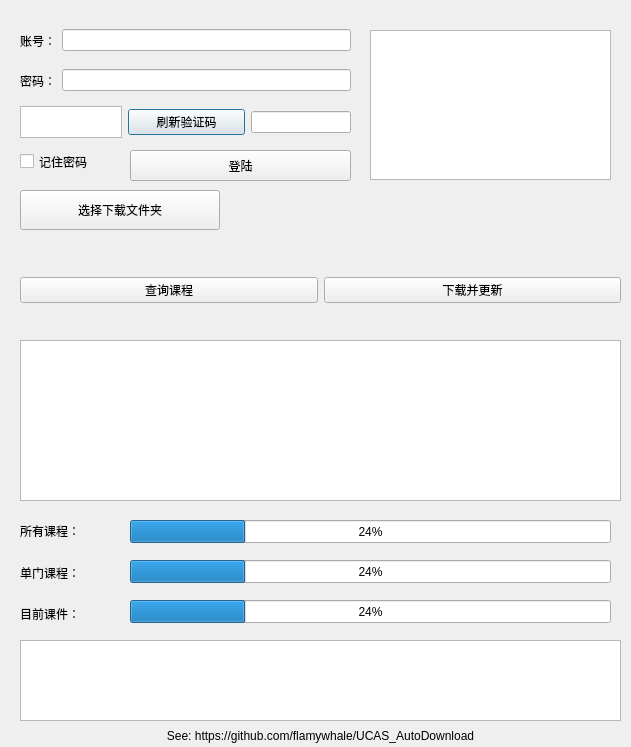
<?xml version="1.0" encoding="UTF-8"?>
<ui version="4.0">
 <class>Dialog</class>
 <widget class="QDialog" name="Dialog">
  <property name="geometry">
   <rect>
    <x>0</x>
    <y>0</y>
    <width>631</width>
    <height>747</height>
   </rect>
  </property>
  <property name="windowTitle">
   <string>Dialog</string>
  </property>
  <widget class="QWidget" name="horizontalLayoutWidget">
   <property name="geometry">
    <rect>
     <x>20</x>
     <y>20</y>
     <width>331</width>
     <height>41</height>
    </rect>
   </property>
   <layout class="QHBoxLayout" name="horizontalLayout">
    <item>
     <widget class="QLabel" name="label">
      <property name="text">
       <string>账号：</string>
      </property>
     </widget>
    </item>
    <item>
     <widget class="QLineEdit" name="userName"/>
    </item>
   </layout>
  </widget>
  <widget class="QWidget" name="horizontalLayoutWidget_2">
   <property name="geometry">
    <rect>
     <x>20</x>
     <y>60</y>
     <width>331</width>
     <height>41</height>
    </rect>
   </property>
   <layout class="QHBoxLayout" name="horizontalLayout_2">
    <item>
     <widget class="QLabel" name="label_2">
      <property name="text">
       <string>密码：</string>
      </property>
     </widget>
    </item>
    <item>
     <widget class="QLineEdit" name="passwd"/>
    </item>
   </layout>
  </widget>
  <widget class="QTextEdit" name="logInfo">
   <property name="geometry">
    <rect>
     <x>370</x>
     <y>30</y>
     <width>241</width>
     <height>150</height>
    </rect>
   </property>
   <property name="font">
    <font>
     <pointsize>10</pointsize>
    </font>
   </property>
   <property name="cursor" stdset="0">
    <cursorShape>ForbiddenCursor</cursorShape>
   </property>
  </widget>
  <widget class="QWidget" name="horizontalLayoutWidget_3">
   <property name="geometry">
    <rect>
     <x>20</x>
     <y>100</y>
     <width>331</width>
     <height>44</height>
    </rect>
   </property>
   <layout class="QHBoxLayout" name="horizontalLayout_3">
    <item>
     <widget class="QGraphicsView" name="certImage">
      <property name="maximumSize">
       <size>
        <width>102</width>
        <height>32</height>
       </size>
      </property>
     </widget>
    </item>
    <item>
     <widget class="QPushButton" name="refreshCertCode">
      <property name="text">
       <string>刷新验证码</string>
      </property>
     </widget>
    </item>
    <item>
     <widget class="QLineEdit" name="certCode">
      <property name="maximumSize">
       <size>
        <width>100</width>
        <height>22</height>
       </size>
      </property>
      <property name="text">
       <string/>
      </property>
     </widget>
    </item>
   </layout>
  </widget>
  <widget class="QListWidget" name="coursesList">
   <property name="geometry">
    <rect>
     <x>20</x>
     <y>340</y>
     <width>601</width>
     <height>161</height>
    </rect>
   </property>
  </widget>
  <widget class="QLabel" name="hintInfo">
   <property name="geometry">
    <rect>
     <x>190</x>
     <y>315</y>
     <width>271</width>
     <height>21</height>
    </rect>
   </property>
   <property name="text">
    <string/>
   </property>
   <property name="alignment">
    <set>Qt::AlignCenter</set>
   </property>
  </widget>
  <widget class="QWidget" name="horizontalLayoutWidget_5">
   <property name="geometry">
    <rect>
     <x>20</x>
     <y>270</y>
     <width>601</width>
     <height>41</height>
    </rect>
   </property>
   <layout class="QHBoxLayout" name="horizontalLayout_5">
    <item>
     <widget class="QPushButton" name="getCourses">
      <property name="text">
       <string>查询课程</string>
      </property>
     </widget>
    </item>
    <item>
     <widget class="QPushButton" name="downloadAll">
      <property name="text">
       <string>下载并更新</string>
      </property>
     </widget>
    </item>
   </layout>
  </widget>
  <widget class="QPushButton" name="choosePath">
   <property name="geometry">
    <rect>
     <x>20</x>
     <y>190</y>
     <width>200</width>
     <height>40</height>
    </rect>
   </property>
   <property name="maximumSize">
    <size>
     <width>200</width>
     <height>40</height>
    </size>
   </property>
   <property name="text">
    <string>选择下载文件夹</string>
   </property>
  </widget>
  <widget class="QLabel" name="showPath">
   <property name="geometry">
    <rect>
     <x>30</x>
     <y>230</y>
     <width>591</width>
     <height>41</height>
    </rect>
   </property>
   <property name="text">
    <string/>
   </property>
  </widget>
  <widget class="QCheckBox" name="remPasswd">
   <property name="geometry">
    <rect>
     <x>20</x>
     <y>150</y>
     <width>101</width>
     <height>23</height>
    </rect>
   </property>
   <property name="text">
    <string>记住密码</string>
   </property>
  </widget>
  <widget class="QPushButton" name="loginButton">
   <property name="geometry">
    <rect>
     <x>130</x>
     <y>150</y>
     <width>221</width>
     <height>31</height>
    </rect>
   </property>
   <property name="text">
    <string>登陆</string>
   </property>
  </widget>
  <widget class="QProgressBar" name="progressBar">
   <property name="geometry">
    <rect>
     <x>130</x>
     <y>520</y>
     <width>481</width>
     <height>23</height>
    </rect>
   </property>
   <property name="autoFillBackground">
    <bool>false</bool>
   </property>
   <property name="value">
    <number>24</number>
   </property>
  </widget>
  <widget class="QTextBrowser" name="progressInfo">
   <property name="geometry">
    <rect>
     <x>20</x>
     <y>640</y>
     <width>601</width>
     <height>81</height>
    </rect>
   </property>
  </widget>
  <widget class="QLabel" name="label_3">
   <property name="geometry">
    <rect>
     <x>20</x>
     <y>515</y>
     <width>101</width>
     <height>31</height>
    </rect>
   </property>
   <property name="text">
    <string>所有课程：</string>
   </property>
  </widget>
  <widget class="QProgressBar" name="subProgressBar">
   <property name="geometry">
    <rect>
     <x>130</x>
     <y>560</y>
     <width>481</width>
     <height>23</height>
    </rect>
   </property>
   <property name="value">
    <number>24</number>
   </property>
  </widget>
  <widget class="QLabel" name="label_4">
   <property name="geometry">
    <rect>
     <x>20</x>
     <y>726</y>
     <width>601</width>
     <height>20</height>
    </rect>
   </property>
   <property name="text">
    <string>See: https://github.com/flamywhale/UCAS_AutoDownload</string>
   </property>
   <property name="alignment">
    <set>Qt::AlignCenter</set>
   </property>
  </widget>
  <widget class="QProgressBar" name="fileProcessBar">
   <property name="geometry">
    <rect>
     <x>130</x>
     <y>600</y>
     <width>481</width>
     <height>23</height>
    </rect>
   </property>
   <property name="value">
    <number>24</number>
   </property>
  </widget>
  <widget class="QLabel" name="label_5">
   <property name="geometry">
    <rect>
     <x>20</x>
     <y>557</y>
     <width>101</width>
     <height>31</height>
    </rect>
   </property>
   <property name="text">
    <string>单门课程：</string>
   </property>
  </widget>
  <widget class="QLabel" name="label_6">
   <property name="geometry">
    <rect>
     <x>20</x>
     <y>598</y>
     <width>101</width>
     <height>31</height>
    </rect>
   </property>
   <property name="text">
    <string>目前课件：</string>
   </property>
  </widget>
 </widget>
 <resources/>
 <connections/>
</ui>
